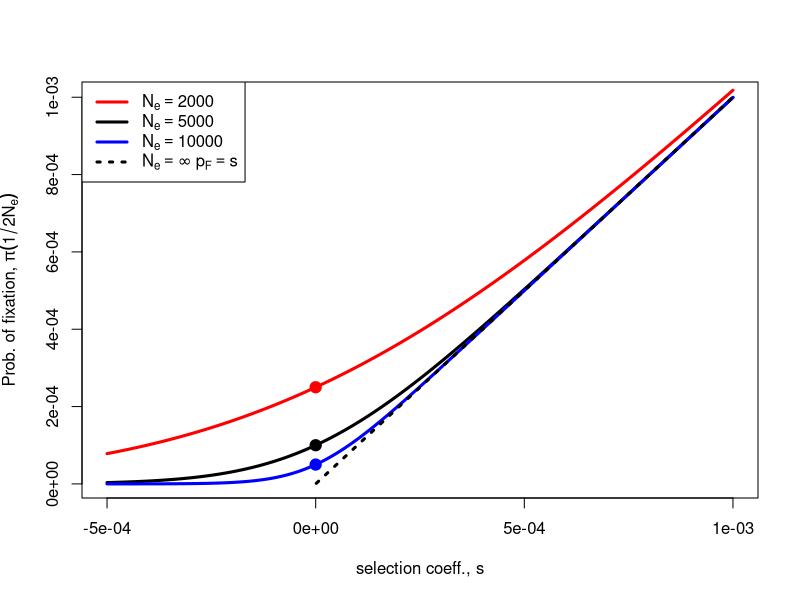

The R script that drew this image:
N<-5e3
s<-seq(-0.5e-3,1e-3,length=1000)
prob.fix<-(1-exp(-s))/(1-exp(-2*N*s))

plot(s,prob.fix,type="l",lwd=3,xlab="selection coeff., s",ylab=expression(paste("Prob. of fixation, ",pi( 1/ 2*N[e]))))
points(0,1/(2*N),pch=19,cex=1.5)

N<-2e3
prob.fix<-(1-exp(-s))/(1-exp(-2*N*s))

lines(s,prob.fix,type="l",lwd=3,col="red")
points(0,1/(2*N),pch=19,cex=1.5,col="red")
N<-10e3
prob.fix<-(1-exp(-s))/(1-exp(-2*N*s))

lines(s,prob.fix,type="l",lwd=3,col="blue")
points(0,1/(2*N),pch=19,cex=1.5,col="blue")
lines(s[s>0],s[s>0],lty=3,lwd=3)
legend(x="topleft", legend=c(expression(N[e] == 2000),expression(N[e] == 5000),expression(N[e] == 10000),expression(N[e]==infinity ~p[F]==s)),col=c("red","black","blue","black"),lwd=3,lty=c(rep(1,3),3))
dev.copy2pdf(file="~/Dropbox/Courses/PBGG_Core/Popgen_teaching_Notes/figures/prob_fix_diffusion.pdf")


